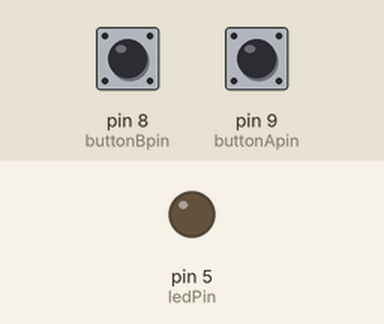
Simulated run of this sketch. Board: Arduino Uno, built with avr-gcc and run on an emulated ATmega328P. Shown: output pins drawn as LEDs (lit = HIGH). Inputs (shaded band) come from the test bench; at power-on: pin 9 (buttonApin) HIGH, pin 8 (buttonBpin) HIGH.

Above: at 1.2 s.
1.3 s: pin 9 (buttonApin) pulled LOW for 0.15 s
At 1.9 s:
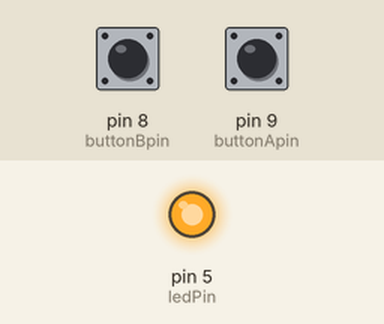
2.9 s: pin 8 (buttonBpin) pulled LOW for 0.15 s
At 4.1 s:
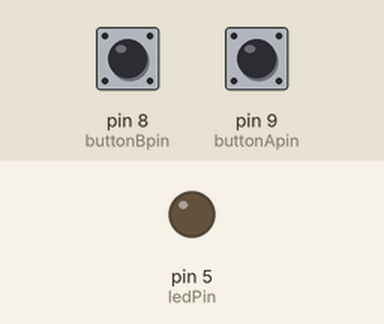
4.5 s: pin 9 (buttonApin) pulled LOW for 1 s
At 5.6 s:
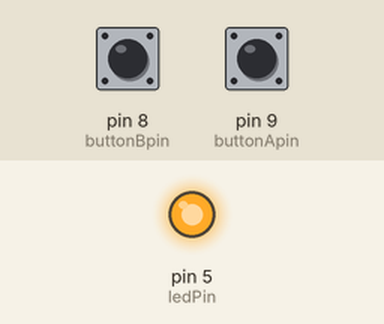
7.0 s: pin 8 (buttonBpin) driven LOW and pin 9 (buttonApin) driven LOW
At 7.7 s:
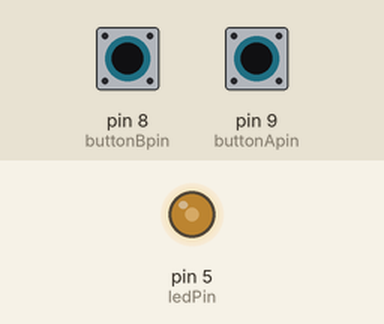
8.5 s: pin 8 (buttonBpin) driven HIGH
At 9.6 s:
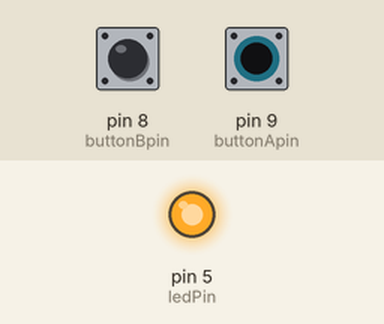
Timing chart, 0 to 11.0 s (numbered marks = the images above; inputs shaded):
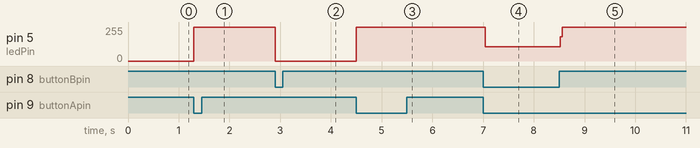

Measured:
- after the input at 1.3 s, pin 5 (ledPin): 0/255 → 255/255 at once
- after the input at 2.9 s, pin 5 (ledPin): 255/255 → 0/255 at once
- after the input at 4.5 s, pin 5 (ledPin): 0/255 → 255/255 at once
- after the input at 7.0 s, pin 5 (ledPin): 255/255 → 108/255 at once
- after the input at 8.5 s, pin 5 (ledPin): 108/255 → 255/255 at once

The sketch:

Digital_Inputs.ino
```cpp
//www.elegoo.com
//2016.12.08

// DEBUG 用のマクロ
//#define DEBUG
#ifdef DEBUG
#define DBG(x) x
#else
#define DBG(x)
#endif


int ledPin = 5;
int buttonApin = 9;
int buttonBpin = 8;

byte leds = 0;

void setup()
{
  pinMode(ledPin, OUTPUT);
  pinMode(buttonApin, INPUT_PULLUP);
  pinMode(buttonBpin, INPUT_PULLUP);

  // open serial port for debug;
  DBG(Serial.begin(9600);)
}

void loop()
{
  DBG(Serial.println("start");)

  if (digitalRead(buttonApin) == LOW)
  {
    DBG(Serial.println("buttonApin low");)
    digitalWrite(ledPin, HIGH);
  }
  if (digitalRead(buttonBpin) == LOW)
  {
    DBG(Serial.println("buttonBpin low");)
    digitalWrite(ledPin, LOW);
  }

  DBG(Serial.println("end");)
  DBG(delay(1000);)

}
```
